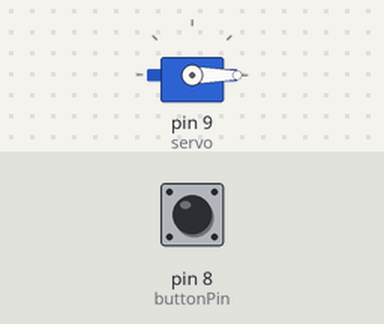
Simulated run of this sketch. Board: Arduino Uno, built with avr-gcc and run on an emulated ATmega328P. On the bench: servo. The inputs (shaded band) are chosen by the test bench; at power-on: pin 8 (buttonPin) HIGH.

Above: at 1.2 s.
1.3 s: pin 8 (buttonPin) pulled LOW for 1 s
At 2.06 s:
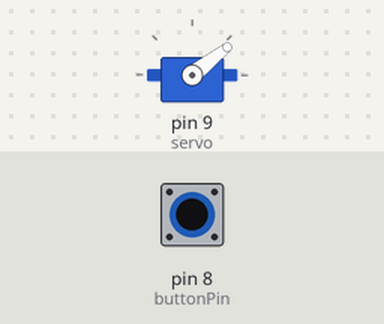
At 3.4 s:
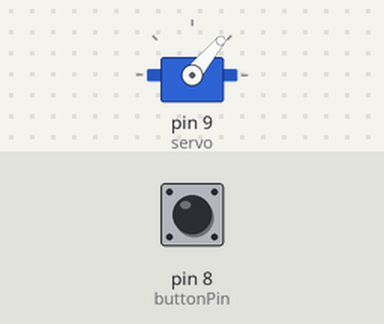
3.8 s: pin 8 (buttonPin) pulled LOW for 3.2 s
At 6.8 s:
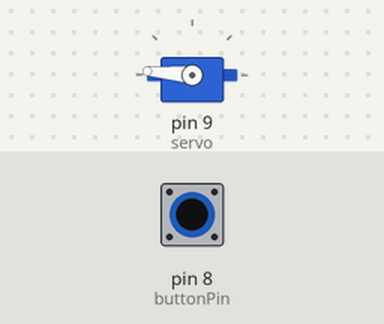
Timing chart, 0 to 8.3 s (numbered marks = the images above; inputs shaded):
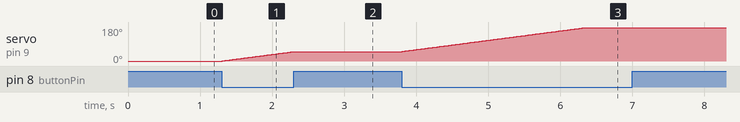

Measured:
- after the input at 1.3 s, servo on pin 9 (servo): moves from 0° to 50° over 0.99 s, starting at once
- after the input at 3.8 s, servo on pin 9 (servo): moves from 50° to 175° over 2.5 s, starting at once

The sketch:

servo1.ino
```cpp
#include <IRremote.h>      //must copy IRremote library to arduino libraries
#include <Servo.h>

#define plus 0xA3C8EDDB   //clockwise rotation button
#define minus 0xF076C13B  //counter clockwise rotation button
#define buttonPin 8       //button pin

int RECV_PIN = 2;       //IR receiver pin
Servo servo;
int val;                //rotation angle
bool cwRotation, ccwRotation;  //the states of rotation

IRrecv irrecv(RECV_PIN);

decode_results results;

void setup()
{
  Serial.begin(9600);
  irrecv.enableIRIn(); // Start the receiver
  servo.attach(9);     //servo pin
  pinMode(buttonPin, INPUT_PULLUP); //set button pin as input with internal pull-up resistor
}

void loop()
{
  if (irrecv.decode(&results)) {
    Serial.println(results.value, HEX);
    irrecv.resume(); // Receive the next value

    if (results.value == plus)
    {
      cwRotation = !cwRotation;      //toggle the rotation value
      ccwRotation = false;         //no rotation in this direction
    }

    if (results.value == minus)
    {
      ccwRotation = !ccwRotation;   //toggle the rotation value
      cwRotation = false;            //no rotation in this direction
    }
  }

  // Check the state of the button
  if (digitalRead(buttonPin) == LOW) {
    cwRotation = true;
    ccwRotation = false;
  } else {
    cwRotation = false;
    ccwRotation = false;
  }

  if (cwRotation && (val != 175))  {
    val++;                         //for colockwise button
  }
  if (ccwRotation && (val != 0))  {
    val--;                         //for counter colockwise button
  }
  servo.write(val);
  delay(20);          //General speed
}
```
